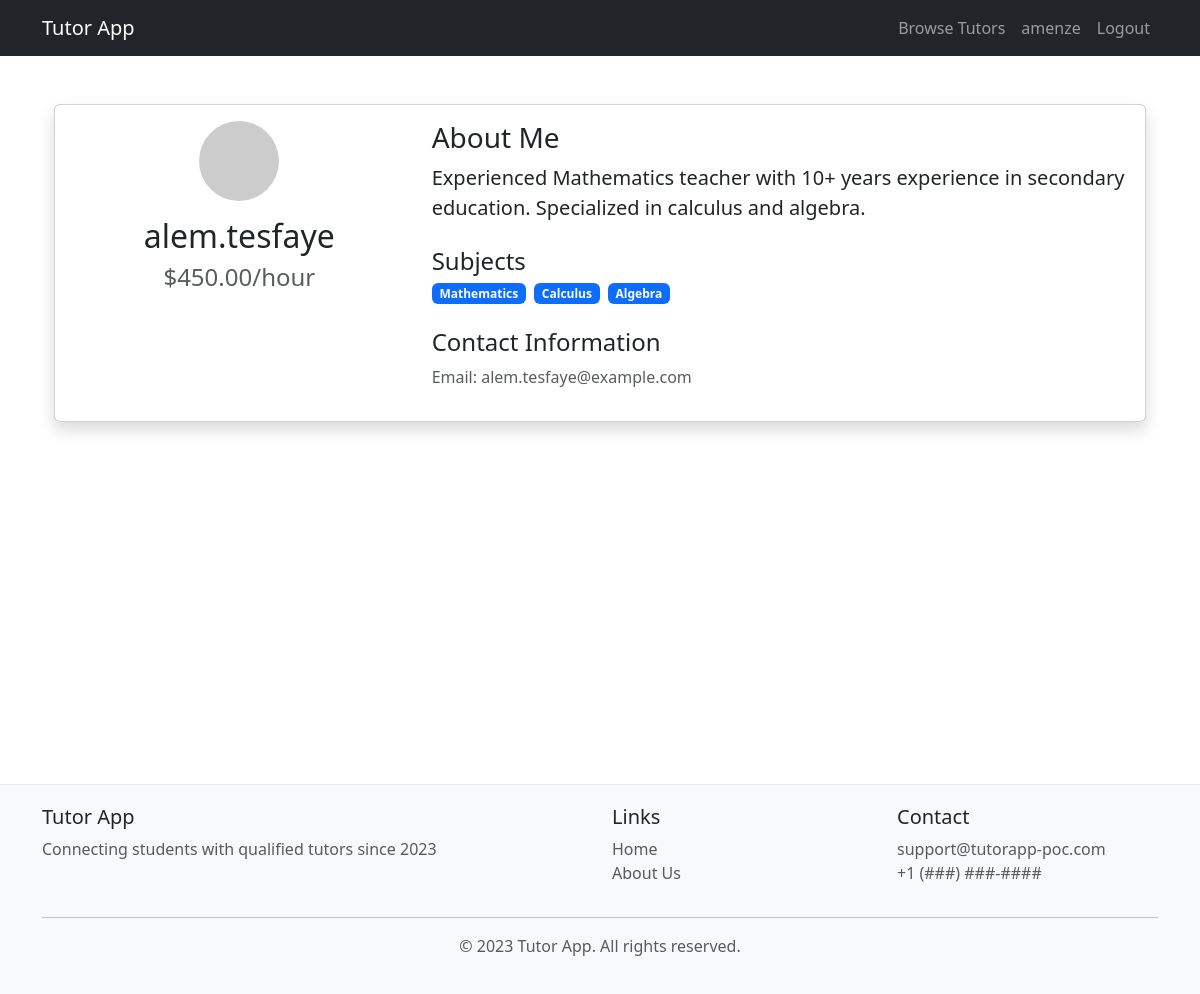
The page /tutors/alem.tesfaye/ (signed in) on the database its author committed.
### accounts/models.py (models this page shows, shortened)
class CustomUser(AbstractUser):
    USER_TYPES = (
        ('student', 'Student'),
        ('tutor', 'Tutor'),
    )
    first_name = models.CharField(max_length=30)
    last_name = models.CharField(max_length=30)
    user_type = models.CharField(max_length=10, choices=USER_TYPES, default='student')

class TutorProfile(models.Model):
    user = models.OneToOneField(CustomUser, on_delete=models.CASCADE, related_name='tutor_profile')
    bio = models.TextField(max_length=500, blank=True)
    subjects = models.CharField(max_length=200)
    hourly_rate = models.DecimalField(max_digits=6, decimal_places=2, default=0.00 )
    created_at = models.DateTimeField(auto_now_add=True)
    @property
    def subjects_list(self):
        return [s.strip() for s in self.subjects.split(',') if s.strip()]

### tutors/views.py (the view)
# urls.py: path('tutors/<str:username>/', TutorDetailView, name='tutor_detail'),
def TutorDetailView(request, username):
    custom_tutor = get_object_or_404(CustomUser, username=username)
    tutor = get_object_or_404(TutorProfile, user=custom_tutor)
    return render(request, 'tutor_detail.html', {'tutor': tutor})

### tutors/templates/tutor_detail.html (shortened to what this page needs)
{% extends 'base.html' %}
{% block content %}
<div class="container mt-4">
    <div class="card shadow">
        <div class="card-body">
            <div class="row">
                <div class="col-md-4 text-center">
                    <img src="https://ui-avatars.com/api/?name={{tutor.user.username}}&size=150"
                         class="rounded-circle mb-3"
                         alt="{{ tutor.user.username }}">
                    <h2>{{ tutor.user.username }}</h2>
                    <h4 class="text-muted">${{ tutor.hourly_rate }}/hour</h4>
                </div>
                <div class="col-md-8">
                    <h3>About Me</h3>
                    <p class="lead">{{ tutor.bio }}</p>
                    <div class="mt-4">
                        <h4>Subjects</h4>
                        <div class="d-flex flex-wrap gap-2">
                            {% for subject in tutor.subjects_list %}
                            <span class="badge bg-primary">{{ subject }}</span>
                            {% endfor %}
                        </div>
                    </div>
                    <div class="mt-4">
                        <h4>Contact Information</h4>
                        <p class="text-muted">Email: {{ tutor.user.email }}</p>
                    </div>
                </div>
            </div>
        </div>
    </div>
</div>
{% endblock %}

### templates/base.html (shortened to what this page needs)
<!DOCTYPE html>
<html lang="en">
<head>
    <link href="https://cdn.jsdelivr.net/npm/bootstrap@5.3.0/dist/css/bootstrap.min.css" rel="stylesheet">
</head>
<body class="d-flex flex-column min-vh-100">
    <nav class="navbar navbar-expand-lg navbar-dark bg-dark">
        <div class="container">
            <a class="navbar-brand" href="{% url 'home' %}">Tutor App</a>
            <div class="navbar-nav">
                <a class="nav-link" href="{% url 'tutor_list' %}">Browse Tutors</a>
                {% if user.is_authenticated %}
                    {% if request.user.user_type == "student" %}
                        <a class="nav-link" href="{% url 'student_profile' %}">{{ request.user.username }}</a>
                    {% elif request.user.user_type == "tutor" %}
                        <a class="nav-link" href="{% url 'tutor_profile' %}">{{ request.user.username }}</a>
                    {% endif %}
                    <a class="nav-link" href="{% url 'logout' %}">Logout</a>
                {% else %}
                    <a class="nav-link" href="{% url 'login' %}">Login</a>
                    <a class="nav-link" href="{% url 'register' %}">Register</a>
                {% endif %}
            </div>
        </div>
    </nav>
    <main class="flex-grow-1">
        <div class="container mt-5 min-height-80">
            {% block content %}{% endblock %}
        </div>
    </main>
    <footer class="footer">
        <div class="container">
            <div class="row">
                <div class="col-md-6">
                    <h5>Tutor App</h5>
                    <p class="text-muted">Connecting students with qualified tutors since 2023</p>
                </div>
                <div class="col-md-3">
                    <h5>Links</h5>
                    <ul class="list-unstyled">
                        <li><a href="{% url 'home' %}" class="text-decoration-none text-muted">Home</a></li>
                        <li><a href="#" class="text-decoration-none text-muted">About Us</a></li>
                    </ul>
                </div>
                <div class="col-md-3">
                    <h5>Contact</h5>
                    <ul class="list-unstyled">
                        <li class="text-muted">support@tutorapp-poc.com</li>
                        <li class="text-muted">+1 (###) ###-####</li>
                    </ul>
                </div>
            </div>
            <hr>
            <p class="text-center text-muted">&copy; 2023 Tutor App. All rights reserved.</p>
        </div>
    </footer>
</body>
</html>

### templates/base.html (style rules this page uses)
.footer { background-color: #f8f9fa; padding: 20px 0; margin-top: 40px; border-top: 1px solid #e9ecef; }
.min-height-80 { min-height: 80vh; }

### rows shown on the page
CustomUser: user.username "amenze"
TutorProfile: user.username "alem.tesfaye", hourly_rate "450.00", bio "Experienced Mathematics teacher with 10+ years experience in secondary education. Specialized in calculus and algebra.", user.email "alem.tesfaye@example.com"

### other values the page prints
{{ subject }} "Mathematics" "Calculus" "Algebra"
